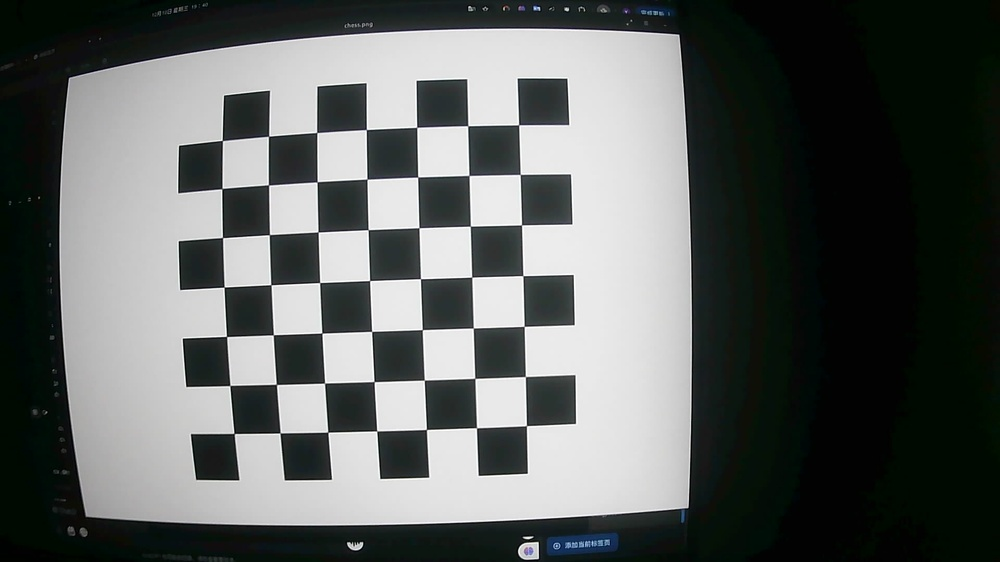
#> input picture imgs/1.jpeg, 1000 x 562 px, shrunk from 1920 x 1080 before the run; its folder holds only this picture in this run
$ python calibrate.py
#> lines starting #> are read from the running program, lines starting #| are printed output that depends on the picture; after the words box and inside, x2 and y2 are one past the last pixel; in counts of white or black regions, pixels touching at a corner belong together; long printed decimals are rounded
import numpy as np
import cv2 as cv
import glob

# 定义终止条件
criteria = (cv.TERM_CRITERIA_EPS + cv.TERM_CRITERIA_MAX_ITER, 30, 0.001)

# 准备棋盘格角点的对象点
W_num = 7  # 横向角点数
H_num = 7  # 纵向角点数
objp = np.zeros((W_num * H_num, 3), np.float32)
objp[:, :2] = np.mgrid[0:W_num, 0:H_num].T.reshape(-1, 2)

# 用于存储所有图像的对象点和图像点的数组
objpoints = []  # 真实世界中的三维点
imgpoints = []  # 图像平面中的二维点

# 获取imgs目录下所有的图像文件路径
image_files = glob.glob('imgs/*.jpeg')  # 可以根据需要修改路径和扩展名

for fname in image_files:
    # 读取图像
    img = cv.imread(fname, cv.IMREAD_COLOR)
#> img is the input picture: shape (562, 1000, 3); mean B, G, R 96.2, 98, 94.2
    if img is None:
        print(f"无法加载图像: {fname}")
        continue

    another = img.copy()

    # 将图像转换为灰度图像
    gray = cv.cvtColor(img, cv.COLOR_BGR2GRAY)

    # 寻找棋盘格角点
    ret, corners = cv.findChessboardCorners(gray, (W_num, H_num), None)
#> ret = True; corners = 49 rows, first 8: [526.5, 425.6], [476.5, 427.8], [426.4, 429.5], [376.8, 431], [327.8, 432.1], [280, 432.9], [234.2, 433.5], [525.4, 376.6]

    # 如果找到，添加对象点和图像点（并对它们进行细化）
    if ret:
        objpoints.append(objp)
        corners2 = cv.cornerSubPix(gray, corners, (11, 11), (-1, -1), criteria)
#> corners2 = 49 rows, first 8: [526.4, 425.7], [476.5, 427.7], [426.4, 429.5], [376.7, 430.9], [327.8, 432.2], [280.1, 432.9], [234.1, 433.5], [525.3, 376.5]
        imgpoints.append(corners2)

        # 绘制并显示角点
        cv.drawChessboardCorners(img, (W_num, H_num), corners2, ret)
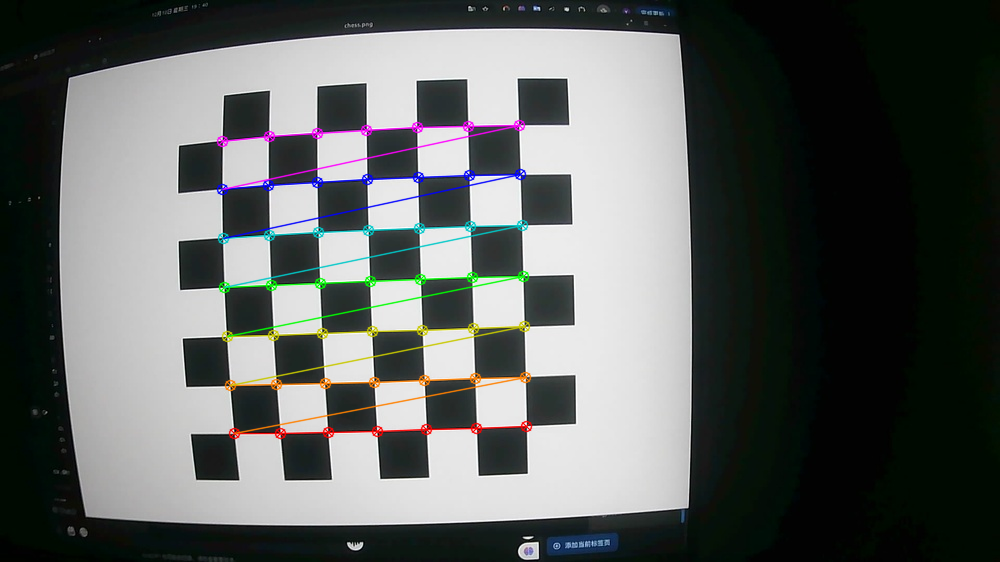
#> img: shape (562, 1000, 3); 2.76% of pixels changed, all inside (x1, y1, x2, y2) = (216, 119, 533, 440)
        cv.imshow(f"Chessboard {fname}", img)
        cv.waitKey(100)  # 每张图像显示100ms

# 进行相机标定
ret, mtx, dist, rvecs, tvecs = cv.calibrateCamera(objpoints, imgpoints, gray.shape[::-1], None, None)
#> ret = 0.0828; mtx = [[1094.5, 0, 537.8], [0, 1095, 367.4], [0, 0, 1]]; dist = [[-0.702, 0.263, -0.015, -0.0194, -0.459]]; rvecs = ([-0.146, -0.233, 3.1],); tvecs = ([-0.224, 1.17, 21.86],)

# 打印畸变参数和相机内参
print("Distortion Coefficients:\n", dist)
#| Distortion Coefficients:
#|  [[-0.7023  0.2631 -0.01504 -0.01941 -0.4589]]
print("Camera Matrix:\n", mtx)
#| Camera Matrix:
#|  [[1.09454182e+03 0.00000000e+00 5.37754548e+02]
#|  [0.00000000e+00 1.09504555e+03 3.67357235e+02]
#|  [0.00000000e+00 0.00000000e+00 1.00000000e+00]]

# 获取最优新相机矩阵
h, w = img.shape[:2]
newcameramtx, roi = cv.getOptimalNewCameraMatrix(mtx, dist, (w, h), 0, (w, h))
#> newcameramtx = [[1094.5, 0, 537.8], [0, 1083.1, 363.4], [0, 0, 1]]; roi = (0, 0, 999, 561)

# 畸变校正
for fname in image_files:
    img = cv.imread(fname, cv.IMREAD_COLOR)
    dst = cv.undistort(img, mtx, dist, None, newcameramtx)
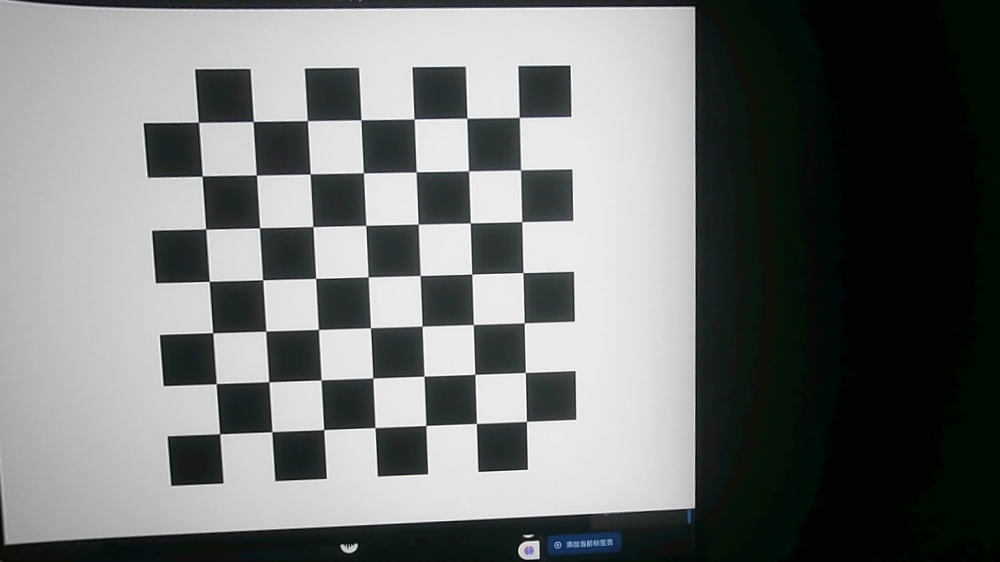
#> dst: shape (562, 1000, 3); mean B, G, R 114.6, 115.5, 112.8

    # 显示原图和校正后的图像
    cv.imshow(f'Original Image: {fname}', img)
    cv.imshow(f'Undistorted Image: {fname}', dst)
    cv.waitKey(0)

cv.destroyAllWindows()

$ run again, on imgs/13.jpeg
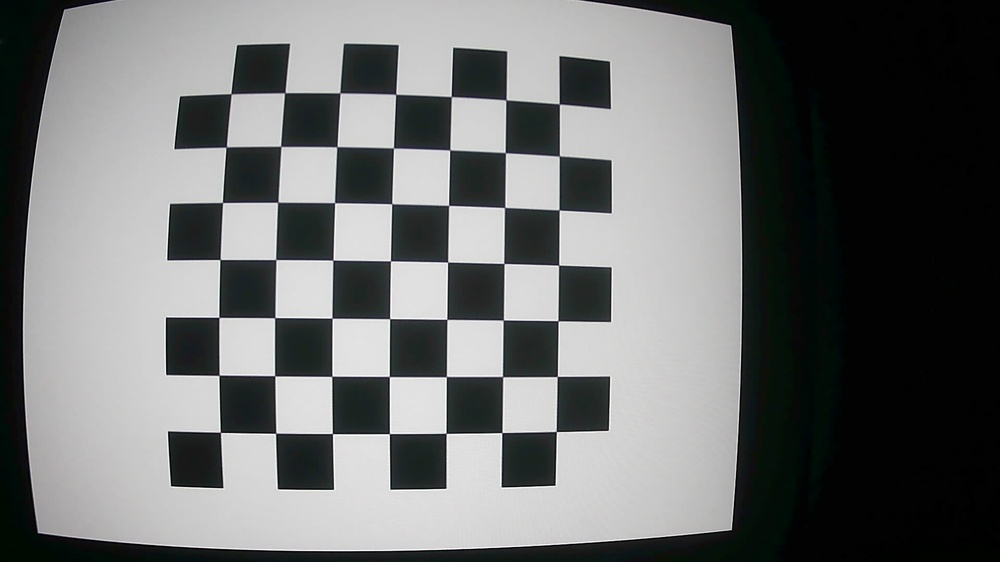
#> input picture imgs/13.jpeg, 1000 x 562 px, shrunk from 1920 x 1080 before the run
#> img is the input picture: shape (562, 1000, 3); mean B, G, R 110.5, 110.8, 109
#> `ret, corners = cv.findChessboardCorners(gray, (W_num, H_num), None)`: ret = True; corners = 49 rows, first 8: [231, 93.71], [284.9, 92.68], [340, 92.81], [395.7, 94.24], [451.3, 96.59], [505.9, 99.85], [559.3, 104], [226.3, 147]
#> corners2 = 49 rows, first 8: [231, 93.74], [284.7, 92.72], [340, 92.86], [395.6, 94.26], [451.3, 96.59], [505.9, 99.83], [559.3, 103.9], [226.2, 147]
#> `cv.drawChessboardCorners(img, (W_num, H_num), corners2, ret)`:
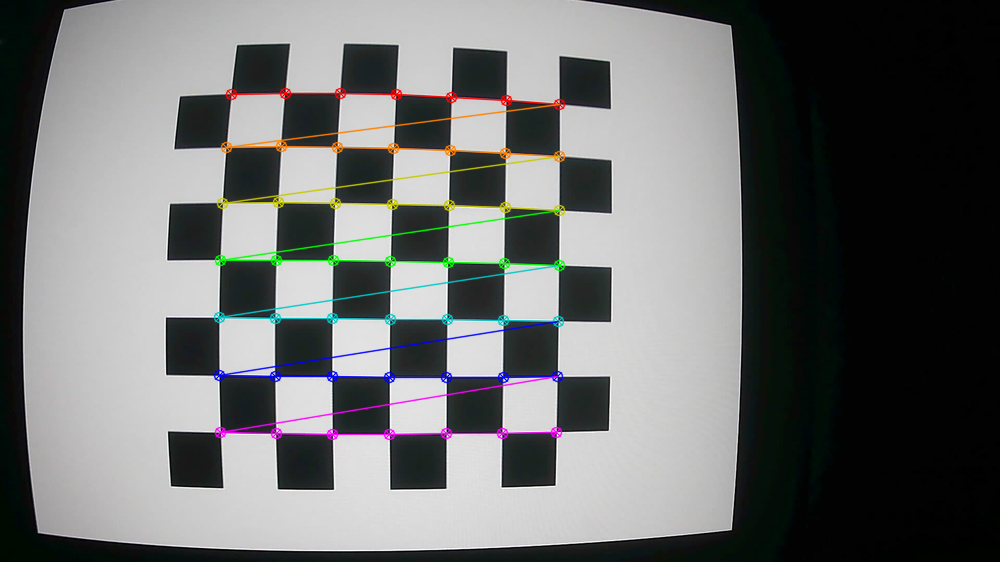
#> img: shape (562, 1000, 3); 3.04% of pixels changed, all inside (x1, y1, x2, y2) = (213, 87, 566, 441)
#> `ret, mtx, dist, rvecs, tvecs = cv.calibrateCamera(objpoints, imgpoints..`: ret = 0.0716; mtx = [[823.7, 0, 463.8], [0, 812.7, 372.8], [0, 0, 1]]; dist = [[-0.37, -0.0664, -0.0143, 0.0199, 0.322]]; rvecs = ([0.0347, -0.21, 0.0048],); tvecs = ([-4.17, -4.93, 13.21],)
#| Distortion Coefficients:
#|  [[-0.3701 -0.06638 -0.01431  0.01994  0.3224]]
#| Camera Matrix:
#|  [[823.733   0.         463.795]
#|  [  0.         812.675 372.774]
#|  [  0.           0.           1.        ]]
#> newcameramtx = [[696.1, 0, 491.2], [0, 768.2, 377.5], [0, 0, 1]]; roi = (0, 0, 999, 561)
#> `dst = cv.undistort(img, mtx, dist, None, newcameramtx)`:
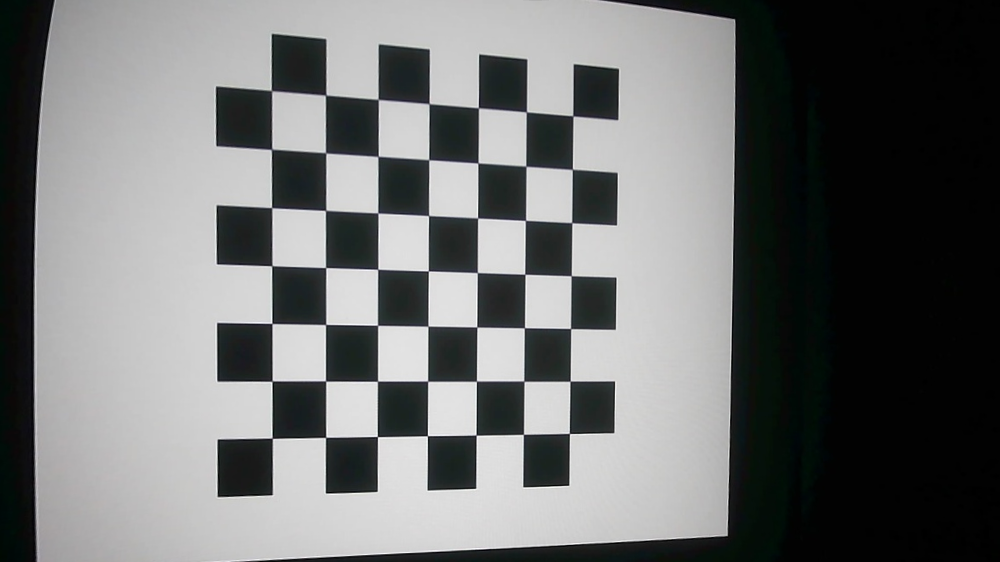
#> dst: shape (562, 1000, 3); mean B, G, R 112.2, 112.5, 110.9

$ run again, on imgs/14.jpeg
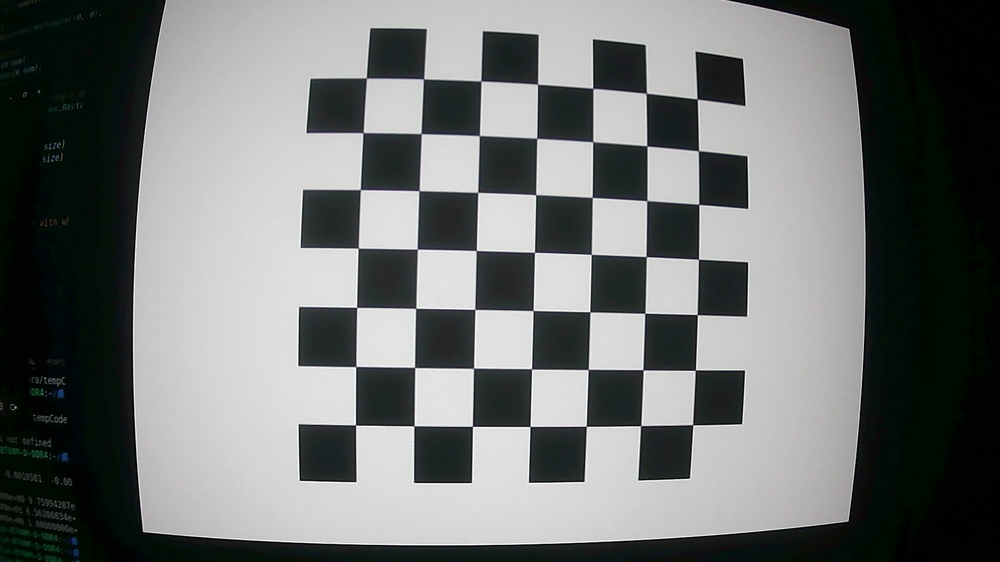
#> input picture imgs/14.jpeg, 1000 x 562 px, shrunk from 1920 x 1080 before the run
#> img is the input picture: shape (562, 1000, 3); mean B, G, R 113.1, 114.2, 111.2
#> `ret, corners = cv.findChessboardCorners(gray, (W_num, H_num), None)`: ret = True; corners = 49 rows, first 8: [366.4, 77.94], [423.5, 78.92], [481, 80.92], [537.5, 84.05], [592.9, 88.28], [646.3, 93.2], [697, 99.07], [363.2, 132.7]
#> corners2 = 49 rows, first 8: [366.4, 78], [423.5, 78.91], [481, 80.95], [537.5, 84.18], [592.8, 88.29], [646.3, 93.29], [697.2, 99.06], [363, 132.6]
#> `cv.drawChessboardCorners(img, (W_num, H_num), corners2, ret)`:
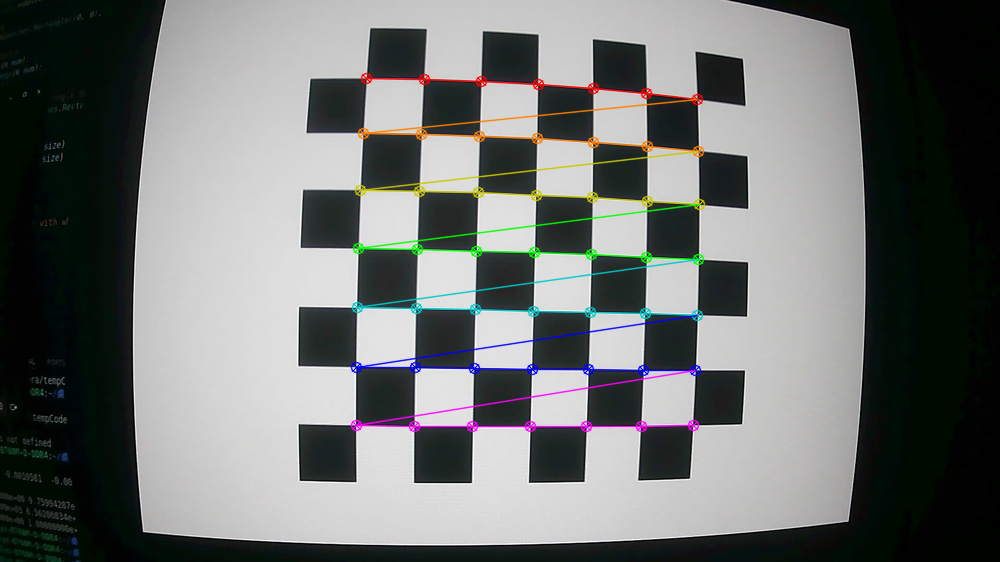
#> img: shape (562, 1000, 3); 3.05% of pixels changed, all inside (x1, y1, x2, y2) = (350, 72, 706, 433)
#> `ret, mtx, dist, rvecs, tvecs = cv.calibrateCamera(objpoints, imgpoints..`: ret = 0.0712; mtx = [[708, 0, 464.3], [0, 705.8, 327.9], [0, 0, 1]]; dist = [[-0.293, 0.038, 0.00473, 0.0149, -0.05]]; rvecs = ([0.044, -0.11, 0.0195],); tvecs = ([-1.72, -4.34, 11.57],)
#| Distortion Coefficients:
#|  [[-0.2927  0.03796  0.004726  0.01491 -0.05005]]
#| Camera Matrix:
#|  [[707.979   0.         464.323]
#|  [  0.         705.820 327.867 ]
#|  [  0.           0.           1.        ]]
#> newcameramtx = [[708, 0, 464.3], [0, 705.8, 327.9], [0, 0, 1]]; roi = (0, 0, 999, 561)
#> `dst = cv.undistort(img, mtx, dist, None, newcameramtx)`:
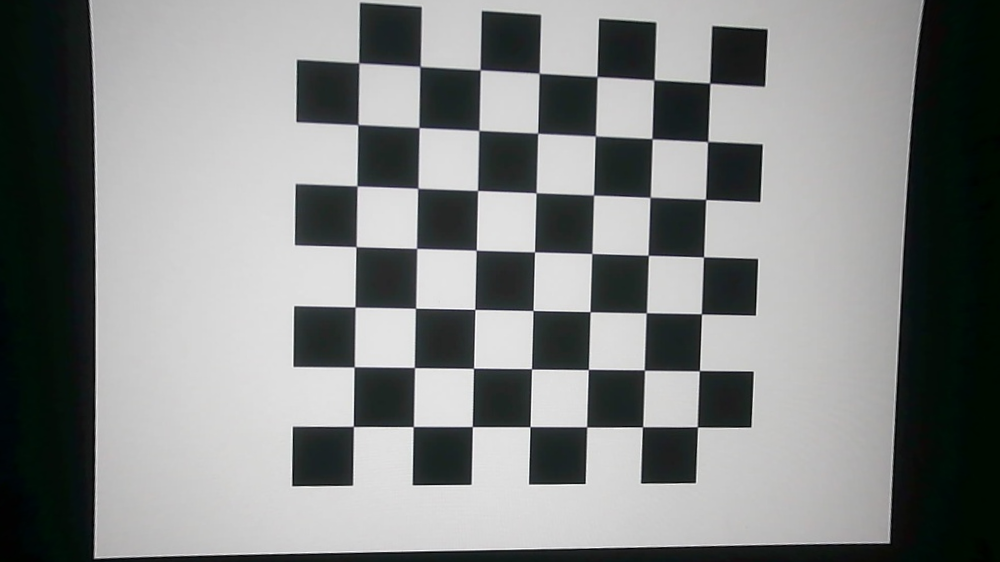
#> dst: shape (562, 1000, 3); mean B, G, R 130.7, 131.4, 128.9

$ run again, on imgs/15.jpeg
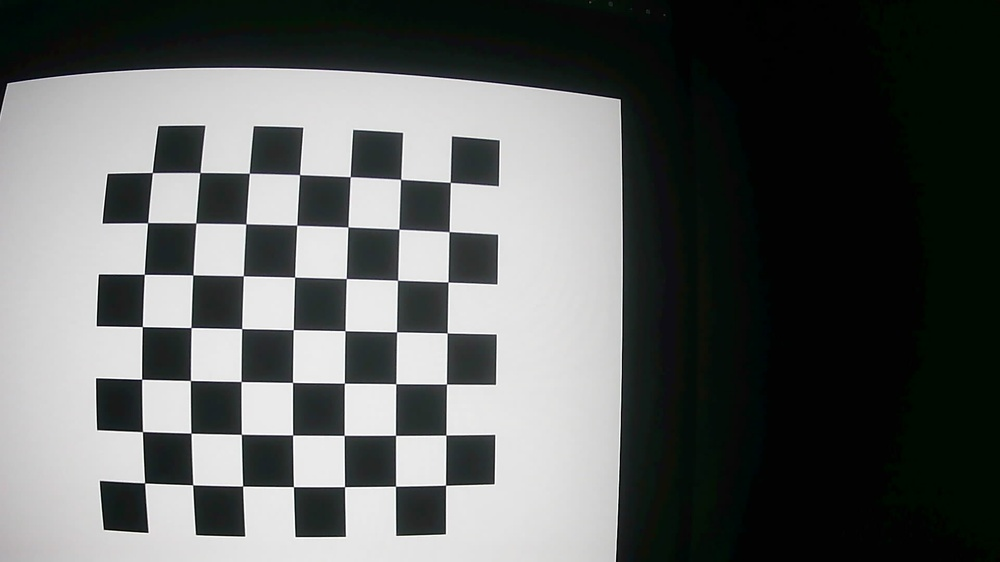
#> input picture imgs/15.jpeg, 1000 x 562 px, shrunk from 1920 x 1080 before the run
#> img is the input picture: shape (562, 1000, 3); mean B, G, R 95.7, 97, 94.1
#> `ret, corners = cv.findChessboardCorners(gray, (W_num, H_num), None)`: ret = True; corners = 49 rows, first 8: [152.3, 172.5], [200, 172.6], [249.3, 173.2], [299.5, 174.6], [350.3, 176.7], [400.6, 179.4], [450.2, 182.4], [147.6, 222.7]
#> corners2 = 49 rows, first 8: [152.3, 172.6], [199.8, 172.5], [249.3, 173.3], [299.5, 174.6], [350.2, 176.7], [400.6, 179.3], [450.3, 182.4], [147.6, 222.7]
#> `cv.drawChessboardCorners(img, (W_num, H_num), corners2, ret)`:
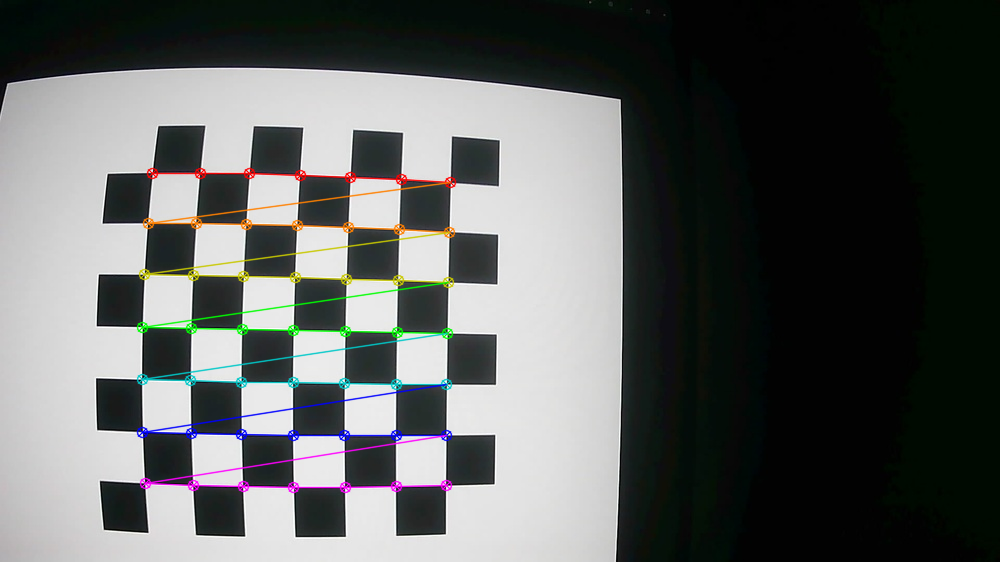
#> img: shape (562, 1000, 3); 2.81% of pixels changed, all inside (x1, y1, x2, y2) = (136, 167, 457, 494)
#> `ret, mtx, dist, rvecs, tvecs = cv.calibrateCamera(objpoints, imgpoints..`: ret = 0.599; mtx = [[3568.7, 0, 540.3], [0, 3036.4, 282.5], [0, 0, 1]]; dist = [[-3.03, -258.7, 0.116, -0.158, 6247.8]]; rvecs = ([-0.0516, -0.637, 0.0218],); tvecs = ([-6.34, -2.24, 56.46],)
#| Distortion Coefficients:
#|  [[-3.02848388e+00 -2.58652080e+02  1.16050522e-01 -1.57755794e-01
#|    6.24780654e+03]]
#| Camera Matrix:
#|  [[3.56868121e+03 0.00000000e+00 5.40296036e+02]
#|  [0.00000000e+00 3.03639466e+03 2.82480337e+02]
#|  [0.00000000e+00 0.00000000e+00 1.00000000e+00]]
#> newcameramtx = [[3102.1, 0, 494.1], [0, 2894.7, 294.3], [0, 0, 1]]; roi = (0, 0, 999, 561)
#> `dst = cv.undistort(img, mtx, dist, None, newcameramtx)`:
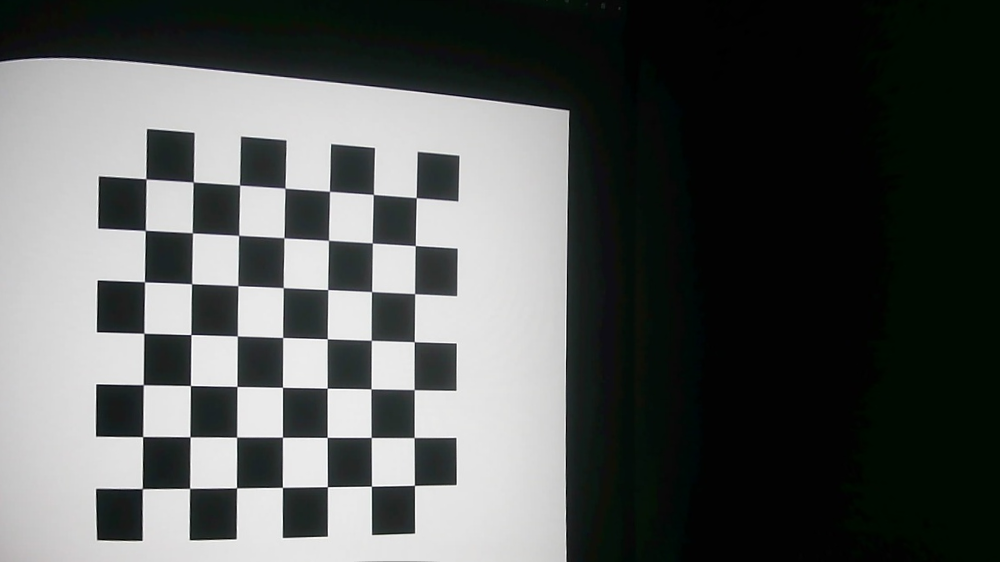
#> dst: shape (562, 1000, 3); mean B, G, R 87.5, 89, 86
